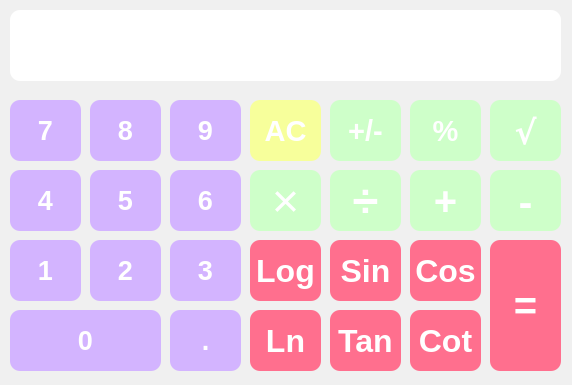
<?xml version="1.0" encoding="UTF-8"?>
<ui version="4.0">
 <class>MainWindow</class>
 <widget class="QMainWindow" name="MainWindow">
  <property name="enabled">
   <bool>true</bool>
  </property>
  <property name="geometry">
   <rect>
    <x>0</x>
    <y>0</y>
    <width>572</width>
    <height>385</height>
   </rect>
  </property>
  <property name="palette">
   <palette>
    <active>
     <colorrole role="Window">
      <brush brushstyle="SolidPattern">
       <color alpha="255">
        <red>255</red>
        <green>231</green>
        <blue>253</blue>
       </color>
      </brush>
     </colorrole>
    </active>
    <inactive>
     <colorrole role="Window">
      <brush brushstyle="SolidPattern">
       <color alpha="255">
        <red>240</red>
        <green>240</green>
        <blue>240</blue>
       </color>
      </brush>
     </colorrole>
    </inactive>
    <disabled>
     <colorrole role="Window">
      <brush brushstyle="SolidPattern">
       <color alpha="255">
        <red>255</red>
        <green>231</green>
        <blue>253</blue>
       </color>
      </brush>
     </colorrole>
    </disabled>
   </palette>
  </property>
  <property name="windowTitle">
   <string>MainWindow</string>
  </property>
  <property name="autoFillBackground">
   <bool>false</bool>
  </property>
  <property name="styleSheet">
   <string notr="true">border-radius:10px;
background_color:rgb(255, 221, 249)</string>
  </property>
  <property name="unifiedTitleAndToolBarOnMac">
   <bool>false</bool>
  </property>
  <widget class="QWidget" name="centralwidget">
   <widget class="QPushButton" name="btn_1">
    <property name="geometry">
     <rect>
      <x>10</x>
      <y>240</y>
      <width>71</width>
      <height>61</height>
     </rect>
    </property>
    <property name="font">
     <font>
      <family>Arial</family>
      <pointsize>20</pointsize>
      <italic>false</italic>
      <bold>true</bold>
      <underline>false</underline>
      <strikeout>false</strikeout>
      <stylestrategy>PreferDefault</stylestrategy>
      <kerning>true</kerning>
     </font>
    </property>
    <property name="acceptDrops">
     <bool>false</bool>
    </property>
    <property name="autoFillBackground">
     <bool>false</bool>
    </property>
    <property name="styleSheet">
     <string notr="true">color : #ffffff;
background-color: rgb(211, 180, 255);
border-radius:10px;</string>
    </property>
    <property name="text">
     <string>1</string>
    </property>
    <property name="shortcut">
     <string>1</string>
    </property>
   </widget>
   <widget class="QPushButton" name="btn_sum">
    <property name="geometry">
     <rect>
      <x>410</x>
      <y>170</y>
      <width>71</width>
      <height>61</height>
     </rect>
    </property>
    <property name="font">
     <font>
      <family>Arial</family>
      <pointsize>30</pointsize>
      <italic>false</italic>
      <bold>true</bold>
      <underline>false</underline>
      <strikeout>false</strikeout>
      <stylestrategy>PreferDefault</stylestrategy>
      <kerning>true</kerning>
     </font>
    </property>
    <property name="acceptDrops">
     <bool>false</bool>
    </property>
    <property name="autoFillBackground">
     <bool>false</bool>
    </property>
    <property name="styleSheet">
     <string notr="true">color : #ffffff;
background-color: rgb(206, 255, 201);
border-radius:10px;</string>
    </property>
    <property name="text">
     <string>+</string>
    </property>
    <property name="shortcut">
     <string>+</string>
    </property>
   </widget>
   <widget class="QLineEdit" name="lineEdit">
    <property name="geometry">
     <rect>
      <x>10</x>
      <y>10</y>
      <width>551</width>
      <height>71</height>
     </rect>
    </property>
    <property name="font">
     <font>
      <family>Arial</family>
      <pointsize>35</pointsize>
      <bold>true</bold>
     </font>
    </property>
    <property name="styleSheet">
     <string notr="true">color: rgb(211, 180, 255);</string>
    </property>
    <property name="text">
     <string/>
    </property>
   </widget>
   <widget class="QPushButton" name="btn_equal">
    <property name="geometry">
     <rect>
      <x>490</x>
      <y>240</y>
      <width>71</width>
      <height>131</height>
     </rect>
    </property>
    <property name="font">
     <font>
      <family>Arial</family>
      <pointsize>30</pointsize>
      <italic>false</italic>
      <bold>true</bold>
      <underline>false</underline>
      <strikeout>false</strikeout>
      <stylestrategy>PreferDefault</stylestrategy>
      <kerning>true</kerning>
     </font>
    </property>
    <property name="acceptDrops">
     <bool>false</bool>
    </property>
    <property name="autoFillBackground">
     <bool>false</bool>
    </property>
    <property name="styleSheet">
     <string notr="true">color : #ffffff;
background-color: rgb(255, 111, 142);
border-radius:10px;</string>
    </property>
    <property name="text">
     <string>=</string>
    </property>
    <property name="shortcut">
     <string>=</string>
    </property>
   </widget>
   <widget class="QPushButton" name="btn_sub">
    <property name="geometry">
     <rect>
      <x>490</x>
      <y>170</y>
      <width>71</width>
      <height>61</height>
     </rect>
    </property>
    <property name="font">
     <font>
      <family>MRT_Two Bold</family>
      <pointsize>30</pointsize>
      <italic>false</italic>
      <bold>true</bold>
      <underline>false</underline>
      <strikeout>false</strikeout>
      <stylestrategy>PreferDefault</stylestrategy>
      <kerning>true</kerning>
     </font>
    </property>
    <property name="acceptDrops">
     <bool>false</bool>
    </property>
    <property name="autoFillBackground">
     <bool>false</bool>
    </property>
    <property name="styleSheet">
     <string notr="true">color : #ffffff;
background-color: rgb(206, 255, 201);
border-radius:10px;</string>
    </property>
    <property name="text">
     <string>-</string>
    </property>
    <property name="shortcut">
     <string>-</string>
    </property>
   </widget>
   <widget class="QPushButton" name="btn_pre">
    <property name="geometry">
     <rect>
      <x>410</x>
      <y>100</y>
      <width>71</width>
      <height>61</height>
     </rect>
    </property>
    <property name="font">
     <font>
      <family>Arial</family>
      <pointsize>22</pointsize>
      <italic>false</italic>
      <bold>true</bold>
      <underline>false</underline>
      <strikeout>false</strikeout>
      <stylestrategy>PreferDefault</stylestrategy>
      <kerning>true</kerning>
     </font>
    </property>
    <property name="acceptDrops">
     <bool>false</bool>
    </property>
    <property name="autoFillBackground">
     <bool>false</bool>
    </property>
    <property name="styleSheet">
     <string notr="true">color : #ffffff;
background-color: rgb(206, 255, 201);
border-radius:10px;</string>
    </property>
    <property name="text">
     <string>%</string>
    </property>
    <property name="shortcut">
     <string>%</string>
    </property>
   </widget>
   <widget class="QPushButton" name="btn_mul">
    <property name="geometry">
     <rect>
      <x>250</x>
      <y>170</y>
      <width>71</width>
      <height>61</height>
     </rect>
    </property>
    <property name="font">
     <font>
      <family>Arial</family>
      <pointsize>35</pointsize>
      <italic>false</italic>
      <bold>false</bold>
      <underline>false</underline>
      <strikeout>false</strikeout>
      <stylestrategy>PreferDefault</stylestrategy>
      <kerning>true</kerning>
     </font>
    </property>
    <property name="acceptDrops">
     <bool>false</bool>
    </property>
    <property name="autoFillBackground">
     <bool>false</bool>
    </property>
    <property name="styleSheet">
     <string notr="true">color : #ffffff;
background-color: rgb(206, 255, 201);
border-radius:10px;</string>
    </property>
    <property name="text">
     <string>×</string>
    </property>
    <property name="shortcut">
     <string>*</string>
    </property>
   </widget>
   <widget class="QPushButton" name="btn_2">
    <property name="geometry">
     <rect>
      <x>90</x>
      <y>240</y>
      <width>71</width>
      <height>61</height>
     </rect>
    </property>
    <property name="font">
     <font>
      <family>Arial</family>
      <pointsize>20</pointsize>
      <italic>false</italic>
      <bold>true</bold>
      <underline>false</underline>
      <strikeout>false</strikeout>
      <stylestrategy>PreferDefault</stylestrategy>
      <kerning>true</kerning>
     </font>
    </property>
    <property name="acceptDrops">
     <bool>false</bool>
    </property>
    <property name="autoFillBackground">
     <bool>false</bool>
    </property>
    <property name="styleSheet">
     <string notr="true">color : #ffffff;
background-color: rgb(211, 180, 255);
border-radius:10px;</string>
    </property>
    <property name="text">
     <string>2</string>
    </property>
    <property name="shortcut">
     <string>2</string>
    </property>
   </widget>
   <widget class="QPushButton" name="btn_3">
    <property name="geometry">
     <rect>
      <x>170</x>
      <y>240</y>
      <width>71</width>
      <height>61</height>
     </rect>
    </property>
    <property name="font">
     <font>
      <family>Arial</family>
      <pointsize>20</pointsize>
      <italic>false</italic>
      <bold>true</bold>
      <underline>false</underline>
      <strikeout>false</strikeout>
      <stylestrategy>PreferDefault</stylestrategy>
      <kerning>true</kerning>
     </font>
    </property>
    <property name="acceptDrops">
     <bool>false</bool>
    </property>
    <property name="autoFillBackground">
     <bool>false</bool>
    </property>
    <property name="styleSheet">
     <string notr="true">color : #ffffff;
background-color: rgb(211, 180, 255);
border-radius:10px;</string>
    </property>
    <property name="text">
     <string>3</string>
    </property>
    <property name="shortcut">
     <string>3</string>
    </property>
   </widget>
   <widget class="QPushButton" name="btn_4">
    <property name="geometry">
     <rect>
      <x>10</x>
      <y>170</y>
      <width>71</width>
      <height>61</height>
     </rect>
    </property>
    <property name="font">
     <font>
      <family>Arial</family>
      <pointsize>20</pointsize>
      <italic>false</italic>
      <bold>true</bold>
      <underline>false</underline>
      <strikeout>false</strikeout>
      <stylestrategy>PreferDefault</stylestrategy>
      <kerning>true</kerning>
     </font>
    </property>
    <property name="acceptDrops">
     <bool>false</bool>
    </property>
    <property name="autoFillBackground">
     <bool>false</bool>
    </property>
    <property name="styleSheet">
     <string notr="true">color : #ffffff;
background-color: rgb(211, 180, 255);
border-radius:10px;</string>
    </property>
    <property name="text">
     <string>4</string>
    </property>
    <property name="shortcut">
     <string>4</string>
    </property>
   </widget>
   <widget class="QPushButton" name="btn_5">
    <property name="geometry">
     <rect>
      <x>90</x>
      <y>170</y>
      <width>71</width>
      <height>61</height>
     </rect>
    </property>
    <property name="font">
     <font>
      <family>Arial</family>
      <pointsize>20</pointsize>
      <italic>false</italic>
      <bold>true</bold>
      <underline>false</underline>
      <strikeout>false</strikeout>
      <stylestrategy>PreferDefault</stylestrategy>
      <kerning>true</kerning>
     </font>
    </property>
    <property name="acceptDrops">
     <bool>false</bool>
    </property>
    <property name="autoFillBackground">
     <bool>false</bool>
    </property>
    <property name="styleSheet">
     <string notr="true">color : #ffffff;
background-color: rgb(211, 180, 255);
border-radius:10px;</string>
    </property>
    <property name="text">
     <string>5</string>
    </property>
    <property name="shortcut">
     <string>5</string>
    </property>
   </widget>
   <widget class="QPushButton" name="btn_6">
    <property name="geometry">
     <rect>
      <x>170</x>
      <y>170</y>
      <width>71</width>
      <height>61</height>
     </rect>
    </property>
    <property name="font">
     <font>
      <family>Arial</family>
      <pointsize>20</pointsize>
      <italic>false</italic>
      <bold>true</bold>
      <underline>false</underline>
      <strikeout>false</strikeout>
      <stylestrategy>PreferDefault</stylestrategy>
      <kerning>true</kerning>
     </font>
    </property>
    <property name="acceptDrops">
     <bool>false</bool>
    </property>
    <property name="autoFillBackground">
     <bool>false</bool>
    </property>
    <property name="styleSheet">
     <string notr="true">color : #ffffff;
background-color: rgb(211, 180, 255);
border-radius:10px;</string>
    </property>
    <property name="text">
     <string>6</string>
    </property>
    <property name="shortcut">
     <string>6</string>
    </property>
   </widget>
   <widget class="QPushButton" name="btn_7">
    <property name="geometry">
     <rect>
      <x>10</x>
      <y>100</y>
      <width>71</width>
      <height>61</height>
     </rect>
    </property>
    <property name="font">
     <font>
      <family>Arial</family>
      <pointsize>20</pointsize>
      <italic>false</italic>
      <bold>true</bold>
      <underline>false</underline>
      <strikeout>false</strikeout>
      <stylestrategy>PreferDefault</stylestrategy>
      <kerning>true</kerning>
     </font>
    </property>
    <property name="acceptDrops">
     <bool>false</bool>
    </property>
    <property name="autoFillBackground">
     <bool>false</bool>
    </property>
    <property name="styleSheet">
     <string notr="true">color : #ffffff;
background-color: rgb(211, 180, 255);
border-radius:10px;</string>
    </property>
    <property name="text">
     <string>7</string>
    </property>
    <property name="shortcut">
     <string>7</string>
    </property>
   </widget>
   <widget class="QPushButton" name="btn_8">
    <property name="geometry">
     <rect>
      <x>90</x>
      <y>100</y>
      <width>71</width>
      <height>61</height>
     </rect>
    </property>
    <property name="font">
     <font>
      <family>Arial</family>
      <pointsize>20</pointsize>
      <italic>false</italic>
      <bold>true</bold>
      <underline>false</underline>
      <strikeout>false</strikeout>
      <stylestrategy>PreferDefault</stylestrategy>
      <kerning>true</kerning>
     </font>
    </property>
    <property name="acceptDrops">
     <bool>false</bool>
    </property>
    <property name="autoFillBackground">
     <bool>false</bool>
    </property>
    <property name="styleSheet">
     <string notr="true">color : #ffffff;
background-color: rgb(211, 180, 255);
border-radius:10px;</string>
    </property>
    <property name="text">
     <string>8</string>
    </property>
    <property name="shortcut">
     <string>8</string>
    </property>
   </widget>
   <widget class="QPushButton" name="btn_9">
    <property name="geometry">
     <rect>
      <x>170</x>
      <y>100</y>
      <width>71</width>
      <height>61</height>
     </rect>
    </property>
    <property name="font">
     <font>
      <family>Arial</family>
      <pointsize>20</pointsize>
      <italic>false</italic>
      <bold>true</bold>
      <underline>false</underline>
      <strikeout>false</strikeout>
      <stylestrategy>PreferDefault</stylestrategy>
      <kerning>true</kerning>
     </font>
    </property>
    <property name="acceptDrops">
     <bool>false</bool>
    </property>
    <property name="autoFillBackground">
     <bool>false</bool>
    </property>
    <property name="styleSheet">
     <string notr="true">color : #ffffff;
background-color: rgb(211, 180, 255);
border-radius:10px;</string>
    </property>
    <property name="text">
     <string>9</string>
    </property>
    <property name="shortcut">
     <string>9</string>
    </property>
   </widget>
   <widget class="QPushButton" name="btn_0">
    <property name="geometry">
     <rect>
      <x>10</x>
      <y>310</y>
      <width>151</width>
      <height>61</height>
     </rect>
    </property>
    <property name="font">
     <font>
      <family>Arial</family>
      <pointsize>20</pointsize>
      <italic>false</italic>
      <bold>true</bold>
      <underline>false</underline>
      <strikeout>false</strikeout>
      <stylestrategy>PreferDefault</stylestrategy>
      <kerning>true</kerning>
     </font>
    </property>
    <property name="acceptDrops">
     <bool>false</bool>
    </property>
    <property name="autoFillBackground">
     <bool>false</bool>
    </property>
    <property name="styleSheet">
     <string notr="true">color : #ffffff;
background-color: rgb(211, 180, 255);
border-radius:10px;</string>
    </property>
    <property name="text">
     <string>0</string>
    </property>
    <property name="shortcut">
     <string>0</string>
    </property>
   </widget>
   <widget class="QPushButton" name="btn_dev">
    <property name="geometry">
     <rect>
      <x>330</x>
      <y>170</y>
      <width>71</width>
      <height>61</height>
     </rect>
    </property>
    <property name="font">
     <font>
      <family>Arial</family>
      <pointsize>35</pointsize>
      <italic>false</italic>
      <bold>true</bold>
      <underline>false</underline>
      <strikeout>false</strikeout>
      <stylestrategy>PreferDefault</stylestrategy>
      <kerning>true</kerning>
     </font>
    </property>
    <property name="acceptDrops">
     <bool>false</bool>
    </property>
    <property name="autoFillBackground">
     <bool>false</bool>
    </property>
    <property name="styleSheet">
     <string notr="true">color : #ffffff;
background-color: rgb(206, 255, 201);
border-radius:10px;</string>
    </property>
    <property name="text">
     <string>÷</string>
    </property>
    <property name="shortcut">
     <string>/</string>
    </property>
   </widget>
   <widget class="QPushButton" name="btn_10">
    <property name="geometry">
     <rect>
      <x>170</x>
      <y>310</y>
      <width>71</width>
      <height>61</height>
     </rect>
    </property>
    <property name="font">
     <font>
      <family>Arial</family>
      <pointsize>20</pointsize>
      <italic>false</italic>
      <bold>true</bold>
      <underline>false</underline>
      <strikeout>false</strikeout>
      <stylestrategy>PreferDefault</stylestrategy>
      <kerning>true</kerning>
     </font>
    </property>
    <property name="acceptDrops">
     <bool>false</bool>
    </property>
    <property name="autoFillBackground">
     <bool>false</bool>
    </property>
    <property name="styleSheet">
     <string notr="true">color : #ffffff;
background-color: rgb(211, 180, 255);
border-radius:10px;</string>
    </property>
    <property name="text">
     <string>.</string>
    </property>
    <property name="shortcut">
     <string>.</string>
    </property>
   </widget>
   <widget class="QPushButton" name="btn_negpos">
    <property name="geometry">
     <rect>
      <x>330</x>
      <y>100</y>
      <width>71</width>
      <height>61</height>
     </rect>
    </property>
    <property name="font">
     <font>
      <family>Arial</family>
      <pointsize>22</pointsize>
      <italic>false</italic>
      <bold>true</bold>
      <underline>false</underline>
      <strikeout>false</strikeout>
      <stylestrategy>PreferDefault</stylestrategy>
      <kerning>true</kerning>
     </font>
    </property>
    <property name="acceptDrops">
     <bool>false</bool>
    </property>
    <property name="autoFillBackground">
     <bool>false</bool>
    </property>
    <property name="styleSheet">
     <string notr="true">color : #ffffff;
background-color: rgb(206, 255, 201);
border-radius:10px;</string>
    </property>
    <property name="text">
     <string>+/-</string>
    </property>
    <property name="shortcut">
     <string>%</string>
    </property>
   </widget>
   <widget class="QPushButton" name="btn_ac">
    <property name="geometry">
     <rect>
      <x>250</x>
      <y>100</y>
      <width>71</width>
      <height>61</height>
     </rect>
    </property>
    <property name="font">
     <font>
      <family>Arial</family>
      <pointsize>22</pointsize>
      <italic>false</italic>
      <bold>true</bold>
      <underline>false</underline>
      <strikeout>false</strikeout>
      <stylestrategy>PreferDefault</stylestrategy>
      <kerning>true</kerning>
     </font>
    </property>
    <property name="acceptDrops">
     <bool>false</bool>
    </property>
    <property name="autoFillBackground">
     <bool>false</bool>
    </property>
    <property name="styleSheet">
     <string notr="true">color : #ffffff;
background-color: rgb(247, 255, 155);
border-radius:10px;</string>
    </property>
    <property name="text">
     <string>AC</string>
    </property>
    <property name="shortcut">
     <string>Backspace</string>
    </property>
   </widget>
   <widget class="QPushButton" name="btn_sin">
    <property name="geometry">
     <rect>
      <x>330</x>
      <y>240</y>
      <width>71</width>
      <height>61</height>
     </rect>
    </property>
    <property name="font">
     <font>
      <family>Arial</family>
      <pointsize>24</pointsize>
      <italic>false</italic>
      <bold>true</bold>
      <underline>false</underline>
      <strikeout>false</strikeout>
      <stylestrategy>PreferDefault</stylestrategy>
      <kerning>true</kerning>
     </font>
    </property>
    <property name="acceptDrops">
     <bool>false</bool>
    </property>
    <property name="autoFillBackground">
     <bool>false</bool>
    </property>
    <property name="styleSheet">
     <string notr="true">color : #ffffff;
background-color: rgb(255, 111, 142);
border-radius:10px;</string>
    </property>
    <property name="text">
     <string>Sin</string>
    </property>
   </widget>
   <widget class="QPushButton" name="btn_cos">
    <property name="geometry">
     <rect>
      <x>410</x>
      <y>240</y>
      <width>71</width>
      <height>61</height>
     </rect>
    </property>
    <property name="font">
     <font>
      <family>Arial</family>
      <pointsize>24</pointsize>
      <italic>false</italic>
      <bold>true</bold>
      <underline>false</underline>
      <strikeout>false</strikeout>
      <stylestrategy>PreferDefault</stylestrategy>
      <kerning>true</kerning>
     </font>
    </property>
    <property name="acceptDrops">
     <bool>false</bool>
    </property>
    <property name="autoFillBackground">
     <bool>false</bool>
    </property>
    <property name="styleSheet">
     <string notr="true">color : #ffffff;
background-color: rgb(255, 111, 142);
border-radius:10px;</string>
    </property>
    <property name="text">
     <string>Cos</string>
    </property>
   </widget>
   <widget class="QPushButton" name="btn_tan">
    <property name="geometry">
     <rect>
      <x>330</x>
      <y>310</y>
      <width>71</width>
      <height>61</height>
     </rect>
    </property>
    <property name="font">
     <font>
      <family>Arial</family>
      <pointsize>24</pointsize>
      <italic>false</italic>
      <bold>true</bold>
      <underline>false</underline>
      <strikeout>false</strikeout>
      <stylestrategy>PreferDefault</stylestrategy>
      <kerning>true</kerning>
     </font>
    </property>
    <property name="acceptDrops">
     <bool>false</bool>
    </property>
    <property name="autoFillBackground">
     <bool>false</bool>
    </property>
    <property name="styleSheet">
     <string notr="true">color : #ffffff;
background-color: rgb(255, 111, 142);
border-radius:10px;</string>
    </property>
    <property name="text">
     <string>Tan</string>
    </property>
   </widget>
   <widget class="QPushButton" name="btn_cot">
    <property name="geometry">
     <rect>
      <x>410</x>
      <y>310</y>
      <width>71</width>
      <height>61</height>
     </rect>
    </property>
    <property name="font">
     <font>
      <family>Arial</family>
      <pointsize>24</pointsize>
      <italic>false</italic>
      <bold>true</bold>
      <underline>false</underline>
      <strikeout>false</strikeout>
      <stylestrategy>PreferDefault</stylestrategy>
      <kerning>true</kerning>
     </font>
    </property>
    <property name="acceptDrops">
     <bool>false</bool>
    </property>
    <property name="autoFillBackground">
     <bool>false</bool>
    </property>
    <property name="styleSheet">
     <string notr="true">color : #ffffff;
background-color: rgb(255, 111, 142);
border-radius:10px;</string>
    </property>
    <property name="text">
     <string>Cot</string>
    </property>
   </widget>
   <widget class="QPushButton" name="btn_log">
    <property name="geometry">
     <rect>
      <x>250</x>
      <y>240</y>
      <width>71</width>
      <height>61</height>
     </rect>
    </property>
    <property name="font">
     <font>
      <family>Arial</family>
      <pointsize>24</pointsize>
      <italic>false</italic>
      <bold>true</bold>
      <underline>false</underline>
      <strikeout>false</strikeout>
      <stylestrategy>PreferDefault</stylestrategy>
      <kerning>true</kerning>
     </font>
    </property>
    <property name="acceptDrops">
     <bool>false</bool>
    </property>
    <property name="autoFillBackground">
     <bool>false</bool>
    </property>
    <property name="styleSheet">
     <string notr="true">color : #ffffff;
background-color: rgb(255, 111, 142);
border-radius:10px;</string>
    </property>
    <property name="text">
     <string>Log</string>
    </property>
   </widget>
   <widget class="QPushButton" name="btn_sqrt">
    <property name="geometry">
     <rect>
      <x>490</x>
      <y>100</y>
      <width>71</width>
      <height>61</height>
     </rect>
    </property>
    <property name="font">
     <font>
      <family>Baskerville Old Face</family>
      <pointsize>25</pointsize>
      <italic>false</italic>
      <bold>true</bold>
      <underline>false</underline>
      <strikeout>false</strikeout>
      <stylestrategy>PreferDefault</stylestrategy>
      <kerning>true</kerning>
     </font>
    </property>
    <property name="acceptDrops">
     <bool>false</bool>
    </property>
    <property name="autoFillBackground">
     <bool>false</bool>
    </property>
    <property name="styleSheet">
     <string notr="true">color : #ffffff;
background-color: rgb(206, 255, 201);
border-radius:10px;</string>
    </property>
    <property name="text">
     <string>√</string>
    </property>
   </widget>
   <widget class="QPushButton" name="btn_ln">
    <property name="geometry">
     <rect>
      <x>250</x>
      <y>310</y>
      <width>71</width>
      <height>61</height>
     </rect>
    </property>
    <property name="font">
     <font>
      <family>Arial</family>
      <pointsize>24</pointsize>
      <italic>false</italic>
      <bold>true</bold>
      <underline>false</underline>
      <strikeout>false</strikeout>
      <stylestrategy>PreferDefault</stylestrategy>
      <kerning>true</kerning>
     </font>
    </property>
    <property name="acceptDrops">
     <bool>false</bool>
    </property>
    <property name="autoFillBackground">
     <bool>false</bool>
    </property>
    <property name="styleSheet">
     <string notr="true">color : #ffffff;
background-color: rgb(255, 111, 142);
border-radius:10px;</string>
    </property>
    <property name="text">
     <string>Ln</string>
    </property>
   </widget>
  </widget>
 </widget>
 <tabstops>
  <tabstop>btn_1</tabstop>
  <tabstop>btn_2</tabstop>
  <tabstop>btn_3</tabstop>
  <tabstop>btn_4</tabstop>
  <tabstop>btn_5</tabstop>
  <tabstop>btn_6</tabstop>
  <tabstop>btn_7</tabstop>
  <tabstop>btn_8</tabstop>
  <tabstop>btn_9</tabstop>
  <tabstop>btn_0</tabstop>
  <tabstop>btn_10</tabstop>
  <tabstop>btn_ac</tabstop>
  <tabstop>btn_negpos</tabstop>
  <tabstop>btn_sub</tabstop>
  <tabstop>btn_sum</tabstop>
  <tabstop>btn_pre</tabstop>
  <tabstop>btn_dev</tabstop>
  <tabstop>btn_mul</tabstop>
  <tabstop>btn_sqrt</tabstop>
  <tabstop>btn_log</tabstop>
  <tabstop>btn_sin</tabstop>
  <tabstop>btn_cos</tabstop>
  <tabstop>btn_cot</tabstop>
  <tabstop>btn_tan</tabstop>
  <tabstop>btn_equal</tabstop>
  <tabstop>lineEdit</tabstop>
 </tabstops>
 <resources/>
 <connections/>
</ui>
